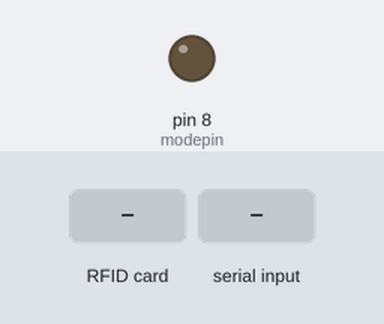
This sketch was run on a simulated Arduino Uno, built with avr-gcc and run on an emulated ATmega328P. Shown: output pins drawn as LEDs (lit = HIGH). Dashed ring = blinking. The inputs (shaded band) are chosen by the test bench. Pins used as bus, display or sensor lines are not drawn; what the sketch prints to the serial monitor is not drawn.

Above: at 1.2 s.
1.3 s: RFID card 5E 7A 19 C4 held to the reader
At 1.9 s:
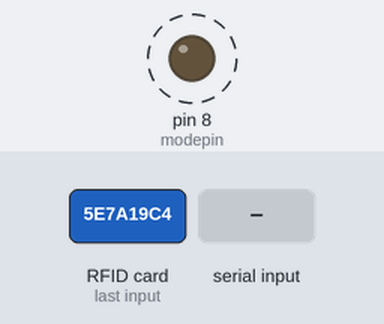
2.8 s: "1" received over the second serial link
Timing chart, 0 to 5.8 s (numbered marks = the images above; inputs shaded):
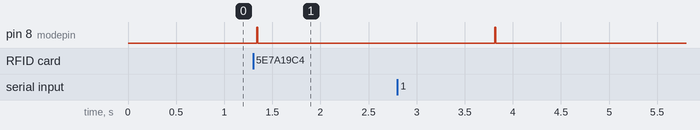

Measured:
- after the input at 1.3 s, pin 8 (modepin): LOW → HIGH at once, → LOW 0.01 s later

The sketch:

master.ino.ino
```cpp
/*
 예제 223-1-1 (A아두이노용코드/마스터)
 아두이노에 RFRD리더(RC522)를 연결했다!
 SPI통신에 맞게 연결하고 리셋핀을 D9에 CS핀을 D10에 연결했다!
 RFID리더로 태그를 리딩했을때 iD값을 RS485로 B와 C아두이노로 각각 전송하라!
 */

#include <SoftwareSerial.h>
#include <SPI.h>
#include <MFRC522.h>

#define SS_PIN 10
#define RST_PIN 9

MFRC522 rfid(SS_PIN, RST_PIN);
#define master 0x99 //153
#define slave1 0x00 //0
#define slave2 0x01 //1
#define command1 0x01
#define command2 0x02
#define modepin 8
#define readmode LOW
#define sendmode HIGH
SoftwareSerial rs485(2, 3); // RX, TX

void setup() {
  // put your setup code here, to run once:
  Serial.begin(9600); //PC-아두이노간 TTL통신
  rs485.begin(9600); //아두이노-rs485간 TTL통신
  pinMode(modepin,OUTPUT); //송수신제어핀
  digitalWrite(modepin,readmode); //수신모드
  SPI.begin(); // Init SPI bus
  rfid.PCD_Init(); // Init MFRC522
}

void loop() {
  // put your main code here, to run repeatedly:

  // Reset the loop if no new card present on the sensor/reader. This saves the entire process when idle.
  if ( ! rfid.PICC_IsNewCardPresent())
    return;

  // Verify if the NUID has been readed
  if ( ! rfid.PICC_ReadCardSerial())
    return;


    Serial.println(F("The NUID tag is:"));
    Serial.print(F("In hex: "));
    printHex(rfid.uid.uidByte, rfid.uid.size);
    //rfid.uid.uidByte[0] ~ rfid.uid.uidByte[3]
    //슬레이브1에게 전송(B아두이노)
    //슬레이브1에게 보내는 부분(request)
    byte message[8]={0};
    for(int i = 0;i<4;i++){
      message[i] = rfid.uid.uidByte[i];
    }
    rs485_send(slave1,command1,message);

    byte recv[10];
    if(rs485_receive(recv) == -1){
      Serial.println("슬레이브1 오프라인");
    }else{
      for(int i = 0;i<10;i++){
        Serial.print(recv[i],HEX);
        Serial.print(",");
      }
      Serial.println();
    }

    //슬레이브2에게 전송(C아두이노)
    rs485_send(slave2,command1,message);

    if(rs485_receive(recv) == -1){
      Serial.println("슬레이브2 오프라인");
    }else{
      for(int i = 0;i<10;i++){
        Serial.print(recv[i],HEX);
        Serial.print(",");
      }
      Serial.println();
    }

  // Halt PICC
  rfid.PICC_HaltA();

  // Stop encryption on PCD
  rfid.PCD_StopCrypto1();


}
void printHex(byte *buffer, byte bufferSize) {
  for (byte i = 0; i < bufferSize; i++) {
    Serial.print(buffer[i] < 0x10 ? " 0" : " ");
    Serial.print(buffer[i], HEX);
  }
}

void rs485_send(byte id, byte command, byte message[]){
  byte data[10];
  data[0] = id;
  data[1] = command;
  for(int i =2;i<10;i++){
    data[i] = message[i-2];
  }
  //단순 결과확인 출력문
  Serial.print("(마스터)송신데이터=");
  for(int i = 0;i<10;i++){
    Serial.print(data[i]);
    Serial.print(",");
  }
  Serial.println();

  //송신부분
  digitalWrite(modepin,sendmode);
  rs485.write(data,10);
  digitalWrite(modepin,readmode);
}

int rs485_receive(byte recv[]){
  //슬레이브1에서 날린 데이터가 존재할때까지 무한루프
  unsigned long t = millis(); //루프진입직전의 시간
  while(1){
    if(millis() - t > 2000){
      //루프안에서 누른 스톱워치하고 t하고의 시간차이가 2000ms 이상이면~
      //Serial.println("오프라인");
      return -1;
      break;
    }
    if(rs485.available()){
      //485모듈에서 아두이노쪽으로 수신한값이 존재한다면~
      //데이터 읽기
      rs485.readBytes(recv,10);
      /*
      Serial.print("(마스터)수신데이터=");
      for(int i =0;i<10;i++){
        Serial.print(recv[i],HEX);
        Serial.print(",");
      }
      Serial.println();
      */
      return 0;
      break;
    }
  }
}
```
